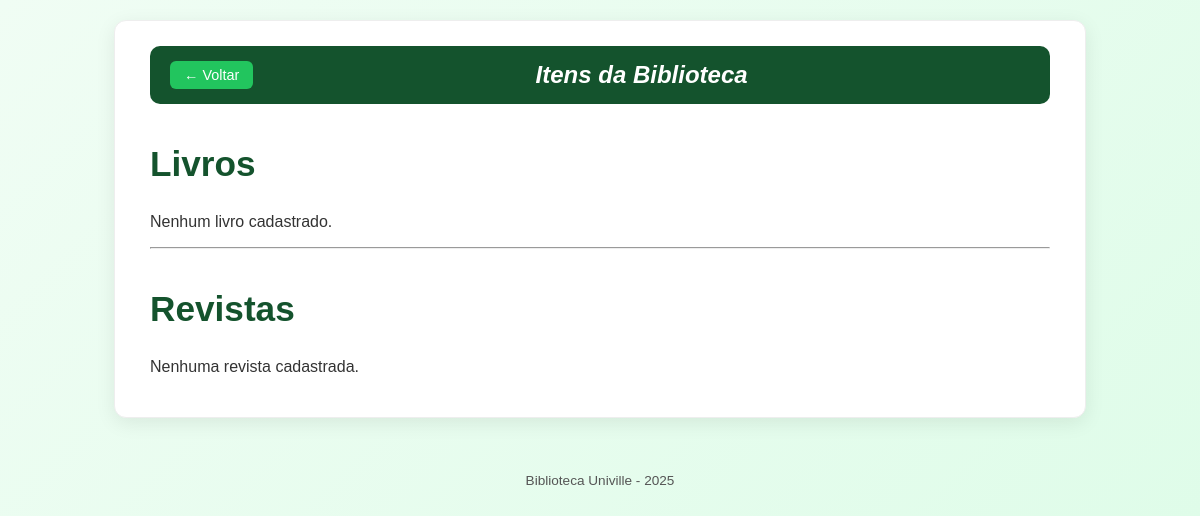
/itens, run on an earlier commit of the app's database.
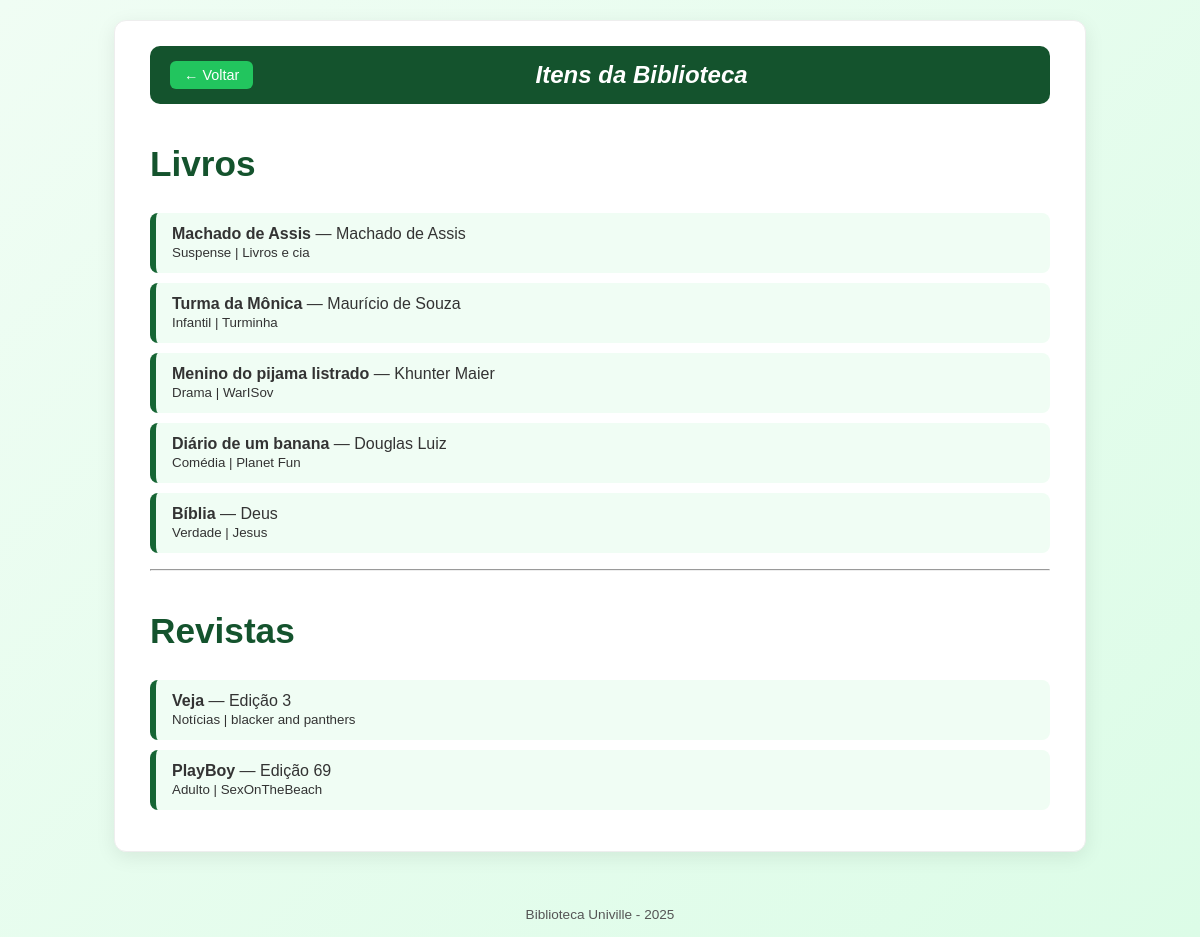
And on a later commit of the database.
### database.py (models this page shows, shortened)
class Material(db.Model):
    __tablename__ = 'acervo'
    id = db.Column(db.Integer, primary_key=True)
    tipo = db.Column(db.String(50))   # 'Livro' ou 'Revista'
    titulo = db.Column(db.String(200), nullable=False)
    categoria = db.Column(db.String(100))
    editora = db.Column(db.String(100))
    autor = db.Column(db.String(100))
    edicao = db.Column(db.Integer)
    disponivel = db.Column(db.Boolean, default=True)
    emprestimos = db.relationship("Emprestimo", back_populates="material")

### app/routes.py (the view)
@bp.route('/itens')
def listar_itens():
    materiais = db.session.execute(db.select(Material)).scalars().all()
    livros = [m for m in materiais if m.tipo == 'Livro']
    revistas = [m for m in materiais if m.tipo == 'Revista']
    return render_template('itens.html', livros=livros, revistas=revistas)

### app/templates/itens.html (shortened to what this page needs)
<!DOCTYPE html>
<html lang="pt-BR">
<head>
    <link rel="stylesheet" href="{{ url_for('static', filename='itens.css') }}">
</head>
<body id="corpo">
    <div class="container">
        <nav id="menu">
            <div class="menu-topo">
                <a href="{{ url_for('main.index') }}" id="botaoVoltar">← Voltar</a>
                <h1 id="titulo">Itens da Biblioteca</h1>
            </div>
        </nav>
        <h2 id="cabecalhoLivros">Livros</h2>
        {% if livros %}
            <ul>
                {% for livro in livros %}
                    <li>
                        <strong>{{ livro.titulo }}</strong> — {{ livro.autor }}
                        <br>
                        <small>{{ livro.categoria }} | {{ livro.editora }}</small>
                    </li>
                {% endfor %}
            </ul>
        {% else %}
            <p>Nenhum livro cadastrado.</p>
        {% endif %}
        <hr>
        <h2 id="cabecalhoRevistas">Revistas</h2>
        {% if revistas %}
            <ul>
                {% for revista in revistas %}
                    <li>
                        <strong>{{ revista.titulo }}</strong> — Edição {{ revista.edicao }}
                        <br>
                        <small>{{ revista.categoria }} | {{ revista.editora }}</small>
                    </li>
                {% endfor %}
            </ul>
        {% else %}
            <p>Nenhuma revista cadastrada.</p>
        {% endif %}
    </div>
    <footer id="rodape">Biblioteca Univille - 2025</footer>
</body>
</html>

### app/static/itens.css (style rules this page uses)
#corpo { font-family: 'Poppins', sans-serif; background: linear-gradient(135deg, #f0fdf4, #dcfce7); color: #333; margin: 0; padding: 0; min-height: 100vh; }
.container { width: 90%; max-width: 900px; margin: 20px auto; background: #fff; border-radius: 12px; padding: 25px 35px; box-shadow: 0 5px 20px rgba(0, 0, 0, 0.08); border: 1px solid #eee; }
#menu { background-color: #14532d; padding: 15px 20px; border-radius: 10px; margin-bottom: 25px; }
.menu-topo { display: flex; justify-content: space-between; align-items: center; }
#titulo { color: white; text-align: center; font-style: italic; margin: 0; flex-grow: 1; }
#botaoVoltar { background: #22c55e; color: white; padding: 6px 14px; border-radius: 6px; text-decoration: none; font-size: 0.9rem; font-weight: 500; transition: background 0.3s ease; }
#cabecalhoLivros, #cabecalhoRevistas { color: #14532d; margin-top: 40px; font-size: 2.2rem; }
ul { list-style: none; padding: 0; }
li { background: #f0fdf4; border-left: 6px solid #166534; margin: 10px 0; padding: 12px 16px; border-radius: 8px; transition: 0.3s; }
#rodape { text-align: center; padding: 15px 0; color: #555; font-size: 0.85rem; margin-top: 40px; }

What changed in the data, as far as the page shows it:
added Material: titulo "Machado de Assis", autor "Machado de Assis", categoria "Suspense", editora "Livros e cia", shown under "Livros"
added Material: titulo "Turma da Mônica", autor "Maurício de Souza", categoria "Infantil", editora "Turminha", shown under "Livros"
added Material: titulo "Menino do pijama listrado", autor "Khunter Maier", categoria "Drama", editora "WarISov", shown under "Livros"
added Material: titulo "Diário de um banana", autor "Douglas Luiz", categoria "Comédia", editora "Planet Fun", shown under "Livros"
added Material: titulo "Bíblia", autor "Deus", categoria "Verdade", editora "Jesus", shown under "Livros"
added Material: titulo "Veja", edicao "3", categoria "Notícias", editora "blacker and panthers", shown under "Revistas"
added Material: titulo "PlayBoy", edicao "69", categoria "Adulto", editora "SexOnTheBeach", shown under "Revistas"
Also different on the page:
text no longer shown: "Nenhum livro cadastrado. Nenhuma revista cadastrada."
